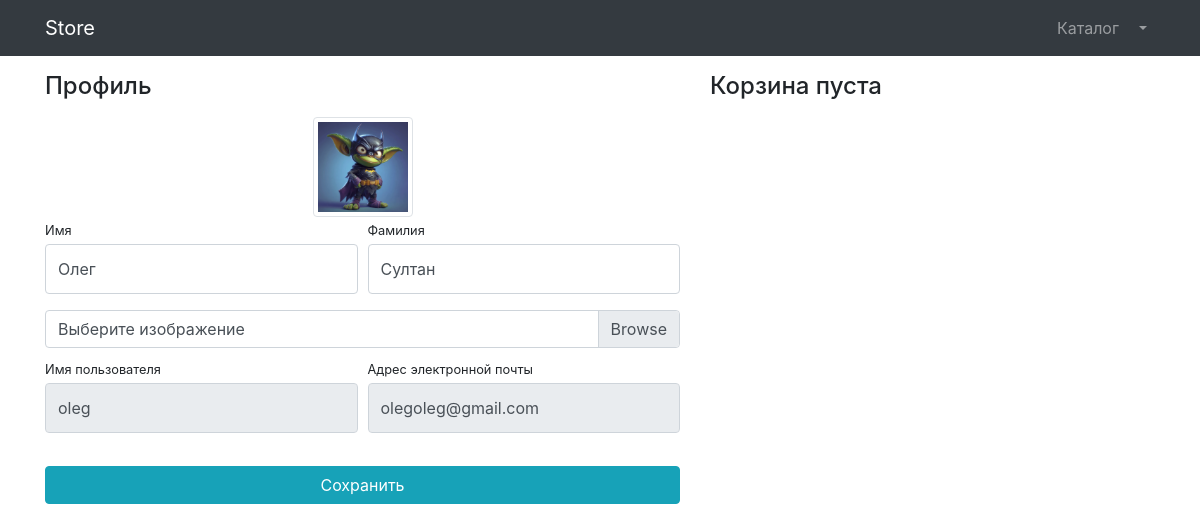
The page /users/profile/1 (signed in) on the database its author committed.
### users/models.py (models this page shows)
class User(AbstractUser):
    image = models.ImageField(upload_to='users_images', null=True, blank=True,)
    is_verified_email = models.BooleanField(default=False)

### users/views.py (the view, shortened to what this page needs)
# urls.py: path('profile/<int:pk>', login_required(UserProfileView.as_view()), name='profile'),
class UserProfileView(TitleMixin, UpdateView):
    model = User
    form_class = UserProfileForm
    template_name = 'users/profile.html'
    title = 'Store - Profile'
    def get_context_data(self, **kwargs):
        context = super(UserProfileView, self).get_context_data(**kwargs)
        context['basket'] = Basket.objects.filter(user = self.object)
        return context

### users/forms.py
class UserProfileForm(UserChangeForm):
    first_name = forms.CharField(widget=forms.TextInput(attrs={'class': 'form-control py-4'}))
    last_name = forms.CharField(widget=forms.TextInput(attrs={'class': 'form-control py-4'}))
    image = forms.ImageField(widget=forms.FileInput(attrs={'class': 'custom-file-input'}), required=False)
    username = forms.CharField(widget=forms.TextInput(attrs={'class': 'form-control py-4','readonly':True}))
    email = forms.CharField(widget=forms.EmailInput(attrs={'class': 'form-control py-4','readonly':True}))
    class Meta:
        model = User
        fields = ('first_name', 'last_name','image', 'username', 'email')

### common/views.py (called while the page is built)
    def get_context_data(self, **kwargs):
        context = super(TitleMixin,self).get_context_data(**kwargs)
        context['title'] = self.title
        return context

### users/templates/users/profile.html (shortened to what this page needs)
{% extends 'products/base.html' %}
{% load static %}
{% block css %}
    <link href="{% static 'vendor/css/profile.css' %}" rel="stylesheet">
{% endblock %}
{% block content %}
    <div class="container">
    <div class="row">
        <div class="col-lg-7">
            <h4 class="mt-3 mb-3">Профиль</h4>
            <div class="col-lg-12 text-center">
                <img width="100" height="100"
                     src="{% if user.image %} {{ user.image.url }} {% else %} {% static 'vendor/img/users/default_avatar.jpg' %} {% endif %}"
                     class="img-thumbnail">
            </div>
            <form action="{%  url 'users:profile' user.id %}", method="POST" enctype="multipart/form-data">
                <div class="form-row">
                    <div class="col-lg-6">
                        <div class="form-group">
                            <label class="small mb-1" for="{{form.first_name.id_for_label}}">Имя</label>
                            {{ form.first_name }}
                        </div>
                    </div>
                    <div class="col-lg-6">
                        <div class="form-group">
                            <label class="small mb-1" for="{{form.last_name.id_for_label}}">Фамилия</label>
                            {{ form.last_name }}
                        </div>
                    </div>
                </div>
                <div class="form-row mb-2">
                    <div class="col-lg-12">
                        <div class="custom-file">
                            <label class="custom-file-label" for="{{form.image.id_for_label}}">Выберите изображение</label>
                        </div>
                    </div>
                </div>
                <div class="form-row">
                    <div class="col-lg-6">
                        <label class="small mb-1" for="{{form.username.id_for_label}}">Имя пользователя</label>
                        {{ form.username }}
                    </div>
                    <div class="col-lg-6">
                        <label class="small mb-1" for="{{form.email.id_for_label}}">Адрес электронной
                            почты</label>
                        {{ form.email }}
                    </div>
                </div>
                <div class="form-row">
                    <div class="col-lg-12" style="margin-top: 33px;">
                        <input class="btn btn-info btn-block" type="submit" value="Сохранить">
                    </div>
                </div>
            </form>
        </div>
        <div class="col-lg-5">
            {% include 'products/basket.html' %}
        </div>
    </div>
</div>
{% endblock %}

### rows shown on the page
User: image (picture), first_name "Олег", last_name "Султан", username "oleg", email "olegoleg@gmail.com"
